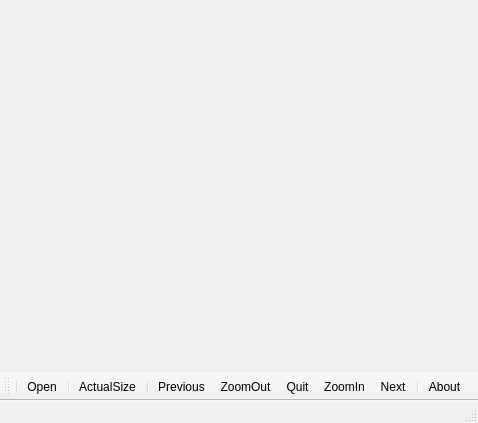
<?xml version="1.0" encoding="UTF-8"?>
<ui version="4.0">
 <class>KreezireIV</class>
 <widget class="QMainWindow" name="KreezireIV">
  <property name="geometry">
   <rect>
    <x>0</x>
    <y>0</y>
    <width>478</width>
    <height>423</height>
   </rect>
  </property>
  <property name="windowTitle">
   <string>KreezireIV</string>
  </property>
  <widget class="QWidget" name="centralWidget">
   <widget class="QLabel" name="lblImage">
    <property name="geometry">
     <rect>
      <x>0</x>
      <y>-30</y>
      <width>471</width>
      <height>371</height>
     </rect>
    </property>
    <property name="text">
     <string/>
    </property>
   </widget>
  </widget>
  <widget class="QMenuBar" name="menuBar">
   <property name="geometry">
    <rect>
     <x>0</x>
     <y>0</y>
     <width>478</width>
     <height>21</height>
    </rect>
   </property>
  </widget>
  <widget class="QStatusBar" name="statusBar"/>
  <widget class="QToolBar" name="mainToolBar">
   <attribute name="toolBarArea">
    <enum>BottomToolBarArea</enum>
   </attribute>
   <attribute name="toolBarBreak">
    <bool>false</bool>
   </attribute>
   <addaction name="separator"/>
   <addaction name="actionOpen"/>
   <addaction name="separator"/>
   <addaction name="actionActualSize"/>
   <addaction name="separator"/>
   <addaction name="actionPrevious"/>
   <addaction name="actionZoomOut"/>
   <addaction name="actionQuit"/>
   <addaction name="actionZoomIn"/>
   <addaction name="actionNext"/>
   <addaction name="separator"/>
   <addaction name="actionAbout"/>
  </widget>
  <action name="actionOpen">
   <property name="icon">
    <iconset resource="Kresource.qrc">
     <normaloff>:/new/prefix1/images/open.png</normaloff>:/new/prefix1/images/open.png</iconset>
   </property>
   <property name="text">
    <string>Open</string>
   </property>
   <property name="toolTip">
    <string>Open (Ctrl+0)</string>
   </property>
   <property name="shortcut">
    <string>Ctrl+O</string>
   </property>
  </action>
  <action name="actionQuit">
   <property name="icon">
    <iconset resource="Kresource.qrc">
     <normaloff>:/new/prefix1/images/close.png</normaloff>:/new/prefix1/images/close.png</iconset>
   </property>
   <property name="text">
    <string>Quit</string>
   </property>
   <property name="toolTip">
    <string>Quit (Ctrl+Q)</string>
   </property>
   <property name="shortcut">
    <string>Ctrl+Q</string>
   </property>
  </action>
  <action name="actionPrevious">
   <property name="icon">
    <iconset resource="Kresource.qrc">
     <normaloff>:/new/prefix1/images/previous.png</normaloff>:/new/prefix1/images/previous.png</iconset>
   </property>
   <property name="text">
    <string>Previous</string>
   </property>
   <property name="toolTip">
    <string>Previous (Ctrl+Left)</string>
   </property>
   <property name="shortcut">
    <string>Ctrl+Left</string>
   </property>
  </action>
  <action name="actionZoomOut">
   <property name="icon">
    <iconset resource="Kresource.qrc">
     <normaloff>:/new/prefix1/images/minus.png</normaloff>:/new/prefix1/images/minus.png</iconset>
   </property>
   <property name="text">
    <string>ZoomOut</string>
   </property>
   <property name="toolTip">
    <string>Zoom Ou (Ctrl+-)</string>
   </property>
   <property name="shortcut">
    <string>Ctrl+-</string>
   </property>
  </action>
  <action name="actionActualSize">
   <property name="icon">
    <iconset resource="Kresource.qrc">
     <normaloff>:/new/prefix1/images/fit to window.png</normaloff>:/new/prefix1/images/fit to window.png</iconset>
   </property>
   <property name="text">
    <string>ActualSize</string>
   </property>
   <property name="toolTip">
    <string>Actual Size (Ctrl+0)</string>
   </property>
   <property name="shortcut">
    <string>Ctrl+0</string>
   </property>
  </action>
  <action name="actionZoomIn">
   <property name="icon">
    <iconset resource="Kresource.qrc">
     <normaloff>:/new/prefix1/images/plus.png</normaloff>:/new/prefix1/images/plus.png</iconset>
   </property>
   <property name="text">
    <string>ZoomIn</string>
   </property>
   <property name="toolTip">
    <string>Zoom In (Ctrl++)</string>
   </property>
   <property name="shortcut">
    <string>Ctrl++</string>
   </property>
  </action>
  <action name="actionNext">
   <property name="icon">
    <iconset resource="Kresource.qrc">
     <normaloff>:/new/prefix1/images/next.png</normaloff>:/new/prefix1/images/next.png</iconset>
   </property>
   <property name="text">
    <string>Next</string>
   </property>
   <property name="toolTip">
    <string>Next (Ctrl+Right)</string>
   </property>
   <property name="shortcut">
    <string>Ctrl+Right</string>
   </property>
  </action>
  <action name="actionAbout">
   <property name="icon">
    <iconset resource="Kresource.qrc">
     <normaloff>:/new/prefix1/images/about.jpg</normaloff>:/new/prefix1/images/about.jpg</iconset>
   </property>
   <property name="text">
    <string>About</string>
   </property>
   <property name="toolTip">
    <string>About / Help (F1)</string>
   </property>
   <property name="shortcut">
    <string>F1</string>
   </property>
  </action>
 </widget>
 <layoutdefault spacing="6" margin="11"/>
 <resources>
  <include location="Kresource.qrc"/>
 </resources>
 <connections>
  <connection>
   <sender>actionQuit</sender>
   <signal>triggered()</signal>
   <receiver>KreezireIV</receiver>
   <slot>close()</slot>
   <hints>
    <hint type="sourcelabel">
     <x>-1</x>
     <y>-1</y>
    </hint>
    <hint type="destinationlabel">
     <x>238</x>
     <y>211</y>
    </hint>
   </hints>
  </connection>
 </connections>
</ui>
